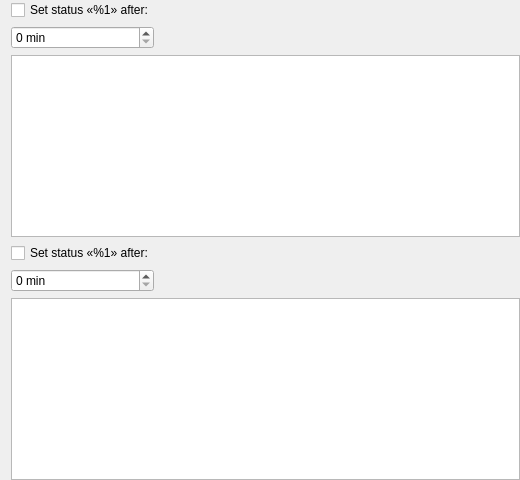
<?xml version="1.0" encoding="UTF-8"?>
<ui version="4.0">
 <class>IdleStatusWidget</class>
 <widget class="QWidget" name="IdleStatusWidget">
  <property name="geometry">
   <rect>
    <x>0</x>
    <y>0</y>
    <width>520</width>
    <height>480</height>
   </rect>
  </property>
  <property name="windowTitle">
   <string>Form</string>
  </property>
  <layout class="QGridLayout" name="gridLayout">
   <property name="topMargin">
    <number>0</number>
   </property>
   <property name="rightMargin">
    <number>0</number>
   </property>
   <property name="bottomMargin">
    <number>0</number>
   </property>
   <property name="horizontalSpacing">
    <number>0</number>
   </property>
   <item row="0" column="0">
    <widget class="QCheckBox" name="awayCheckBox">
     <property name="text">
      <string>Set status «%1» after:</string>
     </property>
    </widget>
   </item>
   <item row="1" column="0">
    <widget class="QSpinBox" name="awaySpinBox">
     <property name="suffix">
      <string comment="seconds"> min</string>
     </property>
    </widget>
   </item>
   <item row="2" column="0" colspan="2">
    <widget class="QTextEdit" name="awayTextBox">
     <property name="sizePolicy">
      <sizepolicy hsizetype="Expanding" vsizetype="Expanding">
       <horstretch>0</horstretch>
       <verstretch>0</verstretch>
      </sizepolicy>
     </property>
    </widget>
   </item>
   <item row="3" column="0">
    <widget class="QCheckBox" name="naCheckBox">
     <property name="text">
      <string>Set status «%1» after:</string>
     </property>
    </widget>
   </item>
   <item row="4" column="0">
    <widget class="QSpinBox" name="naSpinBox">
     <property name="suffix">
      <string comment="seconds"> min</string>
     </property>
    </widget>
   </item>
   <item row="1" column="1">
    <spacer name="horizontalSpacer">
     <property name="orientation">
      <enum>Qt::Horizontal</enum>
     </property>
     <property name="sizeHint" stdset="0">
      <size>
       <width>40</width>
       <height>20</height>
      </size>
     </property>
    </spacer>
   </item>
   <item row="4" column="1">
    <spacer name="horizontalSpacer_2">
     <property name="orientation">
      <enum>Qt::Horizontal</enum>
     </property>
     <property name="sizeHint" stdset="0">
      <size>
       <width>40</width>
       <height>20</height>
      </size>
     </property>
    </spacer>
   </item>
   <item row="5" column="0" colspan="2">
    <widget class="QTextEdit" name="naTextBox">
     <property name="sizePolicy">
      <sizepolicy hsizetype="Expanding" vsizetype="Expanding">
       <horstretch>0</horstretch>
       <verstretch>0</verstretch>
      </sizepolicy>
     </property>
    </widget>
   </item>
  </layout>
 </widget>
 <resources/>
 <connections>
  <connection>
   <sender>naCheckBox</sender>
   <signal>clicked(bool)</signal>
   <receiver>naTextBox</receiver>
   <slot>setEnabled(bool)</slot>
   <hints>
    <hint type="sourcelabel">
     <x>25</x>
     <y>124</y>
    </hint>
    <hint type="destinationlabel">
     <x>96</x>
     <y>152</y>
    </hint>
   </hints>
  </connection>
  <connection>
   <sender>naCheckBox</sender>
   <signal>clicked(bool)</signal>
   <receiver>naSpinBox</receiver>
   <slot>setEnabled(bool)</slot>
   <hints>
    <hint type="sourcelabel">
     <x>145</x>
     <y>113</y>
    </hint>
    <hint type="destinationlabel">
     <x>287</x>
     <y>120</y>
    </hint>
   </hints>
  </connection>
  <connection>
   <sender>awayCheckBox</sender>
   <signal>clicked(bool)</signal>
   <receiver>awaySpinBox</receiver>
   <slot>setEnabled(bool)</slot>
   <hints>
    <hint type="sourcelabel">
     <x>176</x>
     <y>32</y>
    </hint>
    <hint type="destinationlabel">
     <x>314</x>
     <y>33</y>
    </hint>
   </hints>
  </connection>
  <connection>
   <sender>awayCheckBox</sender>
   <signal>clicked(bool)</signal>
   <receiver>awayTextBox</receiver>
   <slot>setEnabled(bool)</slot>
   <hints>
    <hint type="sourcelabel">
     <x>52</x>
     <y>30</y>
    </hint>
    <hint type="destinationlabel">
     <x>99</x>
     <y>58</y>
    </hint>
   </hints>
  </connection>
 </connections>
</ui>
